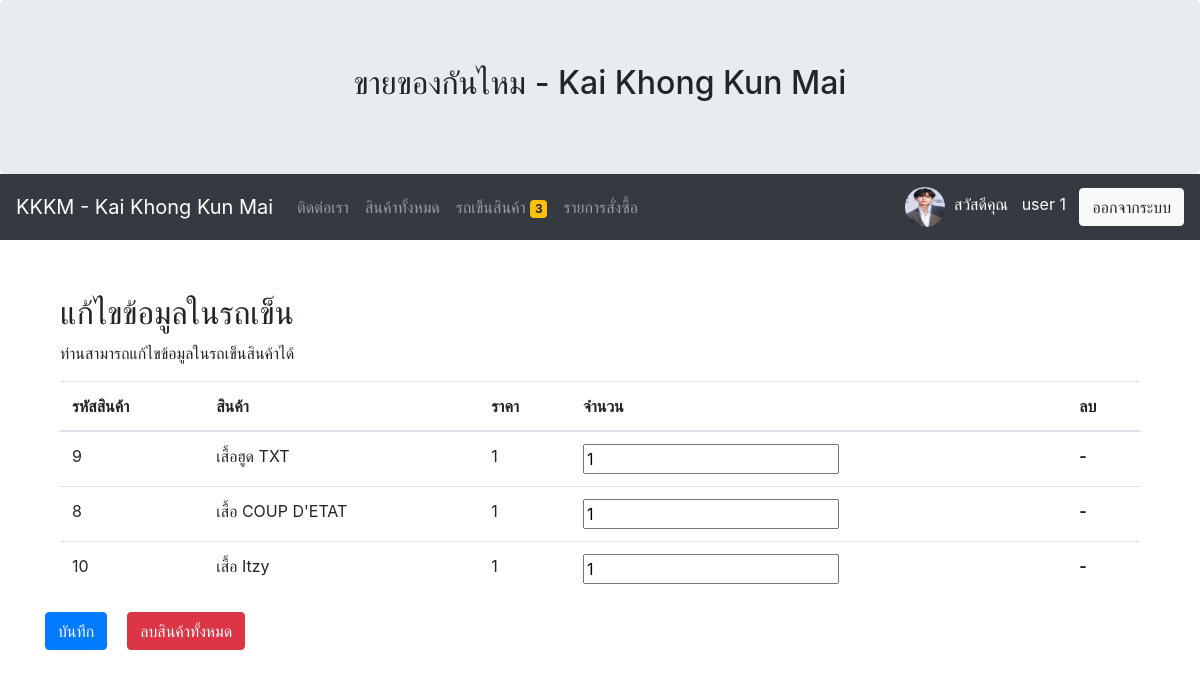
Page /mycart/edit/ (signed in) on the committed database.
### myapp/models.py (models this page shows, shortened)
class Profile(models.Model):
	user = models.OneToOneField(User,on_delete=models.CASCADE)
	photo = models.ImageField(upload_to="gallery_photo_profile",null=True,blank=True,default='dafaultprofile.png')
	usertype = models.CharField(max_length=100,default='member')
	cartquan = models.IntegerField(default=0) #เก็บจำนวนสินค้าในตะกร้า

class Cart(models.Model):
	user = models.ForeignKey(User,on_delete=models.CASCADE) #อ้างอิงถึง User
	productid = models.CharField(max_length=100) # id from database
	productname = models.CharField(max_length=100)
	price = models.IntegerField()
	quantity = models.IntegerField()
	total = models.IntegerField()
	stamp = models.DateTimeField(auto_now_add=True,blank=True,null=True)

### myapp/views.py (the view, shortened to what this page needs)
# urls.py: path('mycart/edit/',MyCartEdit,name='mycartedit-page'),
def MyCartEdit(request):
	username = request.user.username #get ค่าว่าใครกำลังloginอยู่ตอนนี้ #ออกมาเป็น string
	user = User.objects.get(username=username) #search ว่า usernameนี้เป็นใคร #ออกมาเป็น objects
	context = {}
	mycart = Cart.objects.filter(user=user) #ใช้ .get ไม่ได้ เพราะ multiple (มีหลายอัน) ต้องใช้ filter เพราะ มีหลาย record
	context['mycart'] = mycart
	return render(request,'myapp/mycartedit.html',context)

### myapp/template/myapp/mycartedit.html (shortened to what this page needs)
{% extends 'myapp/base.html' %}
{% load humanize %}
{% block article %}
<br>
<div class="container">
	  <h2>แก้ไขข้อมูลในรถเข็น</h2>
	  <p>ท่านสามารถแก้ไขข้อมูลในรถเข็นสินค้าได้</p>
	  <form method="POST" id="formsave" >
	  <table class="table">
	    <thead>
		<tr>
		  <th>รหัสสินค้า</th>
		  <th>สินค้า</th>
		  <th>ราคา</th>
		  <th>จำนวน</th>
		  <th>ลบ</th>
		</tr>
	    </thead>
	    <tbody>
	    {% for pd in mycart %}
		<tr>
		  <td>{{pd.productid}}</td>
		  <td>{{pd.productname}}</td>
		  <td>{{pd.quantity}}</td>
		  <td><input type="text" name="pd_{{pd.productid}}" value="{{pd.quantity}}"></td>
		  <th>
		  -
		  </th>
		</tr>
	    {% endfor %}
	    </tbody>
	  </table>
	  </form>
	  <div class="row">
		  <button type="submit" form="formsave" class="btn btn-primary">บันทึก</button>
		  <div style="padding: 10px;"></div>
		  <form id="formclear" method="POST" onsubmit="return confirm('ยืนยันการลบสินค้าใช่หรือไม่?');">
			  <button type="submit" form="formclear" class="btn btn-danger">ลบสินค้าทั้งหมด</button>
		  </form>
	  </div>
</div>
{% endblock article %}

### myapp/template/myapp/base.html (shortened to what this page needs)
<!DOCTYPE html>
<html lang="en">
<head>
  <link rel="stylesheet" href="https://maxcdn.bootstrapcdn.com/bootstrap/4.5.2/css/bootstrap.min.css">
  <link rel="stylesheet" href="https://cdnjs.cloudflare.com/ajax/libs/font-awesome/4.7.0/css/font-awesome.min.css">
</head>
<body>
<div class="jumbotron text-center" style="margin-bottom: 0;">
  <h2>ขายของกันไหม - Kai Khong Kun Mai</h2>
</div>
<nav class="navbar navbar-expand-sm bg-dark navbar-dark">
  <a class="navbar-brand" href="{% url 'home-page' %}">KKKM - Kai Khong Kun Mai</a>
  <div class="collapse navbar-collapse" id="collapsibleNavbar">
                <ul class="navbar-nav mr-auto">
                  <li class="nav-item">
                    <a class="nav-link" href="{% url 'contact-page' %}">ติดต่อเรา </a>
                  </li>
                  <li class="nav-item">
                    <a class="nav-link" href="{% url 'allproduct-page' %}">สินค้าทั้งหมด</a>
                  </li>
                  {% if user.is_authenticated and user.profile.usertype == 'member' %}
                  <li class="nav-item">
                    <a class="nav-link" href="{% url 'mycart-page' %}">รถเข็นสินค้า&nbsp<span class="badge badge-warning">{{user.profile.cartquan}}</span></a>
                  </li>
                  <li class="nav-item">
                    <a class="nav-link" href="{% url 'orderlist-page' %}">รายการสั่งซื้อ&nbsp</a>
                  </li>
                  {% endif %}
                </ul>
                          {% if user.is_authenticated %}
                            <img src="{{user.profile.photo.url}}" width="40" height="40" class="rounded-circle">&nbsp&nbsp
                            <p style="color: white; margin-top: 10px">สวัสดีคุณ&nbsp&nbsp {{ user.first_name }}
                            {{ user.last_name }} &nbsp&nbsp </p>
                            <a class="btn btn-light" href="{% url 'logout' %}">ออกจากระบบ</a>
                          {% else %}
                            <a class="btn btn-primary" href="{% url 'register-page' %}">สมัครสมาชิก</a>&nbsp&nbsp&nbsp
                            <a class="btn btn-primary" href="{% url 'login' %}">เข้าสู่ระบบ</a>
                          {% endif %}
  </div>
</nav>
<div class="container" style="margin-top: 30px;">
  {% block article %}
  {% endblock article %}
</div>
</body>
</html>

### rows in the picture
Cart: productid "9", productname "เสื้อฮูด TXT", quantity "1"
Cart: productid "8", productname "เสื้อ COUP D'ETAT", quantity "1"
Cart: productid "10", productname "เสื้อ Itzy", quantity "1"

### other values in the picture
{{ user.profile.cartquan }} "3"
{{ user.first_name }} "user"
{{ user.last_name }} "1"
